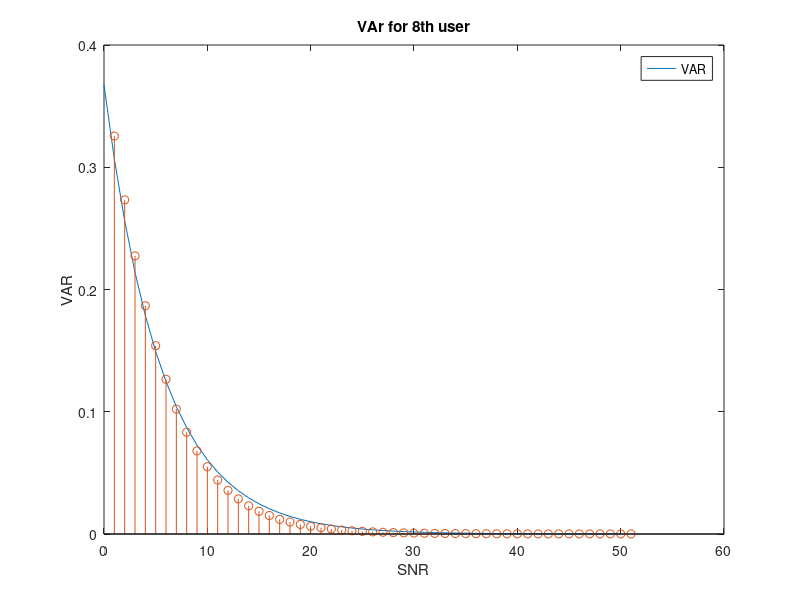

Source code (MATLAB):
clc
clear 
M = 20;     %- Numero total de usuarios
aux_a = (2)*((1/4).^(0:M-1));
a = aux_a/sum(aux_a); %- a Normalizado
P = 1;
alpha = sqrt(a*P);
SNRdB = 0:50;
SNR = 10.^(SNRdB/10);
b=zeros(1,51);
BER=zeros(51,20);
%% Simulacion
NS = 1e5;   %- Numero de simulaciones
xi = rand(NS,M)>0.5;
XT = 2*xi-1;
XT = alpha.*XT;
YT = sum(XT,2);
PNoise = (P)./SNR;
media=zeros(length(SNR),M);
% i=15;
for i = 1:length(SNR)%SNR
    XHAT = zeros(NS,1);
    for k = 1:M%ususarios
        N = wgn(NS,1,10*log10(PNoise(i)));
        RT = YT+N-sum(XHAT,2);
        xhat = RT>0;
        XHAT(:,k) = alpha(k)*(2*xhat-1);
        media(i,k)=mean(XHAT(:,k));
        EM(i).N(:,k) = sum(XHAT(:,1:k) - XT(:,1:k),2);
        BER(i,k) = biterr(xi(:,k),xhat)/NS;
    end
end
%%
mean(media(20,:))
% stem(media(1,12))
%%
clc;% close all;
% S =19;%SNRb
I =8;%User
for S=1:length(SNR)
    % histogram(EM(N).N(:,I))
    b(S)=var(EM(S).N(:,I));%% simulated VAR
end
% g=a(1);
% for k=2:I
%     g=g-a(k);
% end
p=0.3109+0.4512./(1:M);
f=p(I)*exp(-0.18.*SNRdB);%user 11
% f=0.75*exp(-0.115.*SNRdB);%user 11
% f=0.6*exp(-0.115.*SNRdB);%user 22
% f=0.50*exp(-0.14.*SNRdB);%user 33
% f=0.50*exp(-0.18.*SNRdB);%user 44
% f=0.42*exp(-0.18.*SNRdB);%user 55
% f=0.39*exp(-0.19.*SNRdB);%user 66

% f=exp(-0.271-0.114.*SNRdB);%user 1
% f=exp(-0.558-0.115.*SNRdB);%user 2
% f=exp(-0.965-0.118.*SNRdB);%user 3
% f=exp(-1.260-0.127.*SNRdB);%user 4
% f=exp(-1.401-0.141.*SNRdB);%user 5
% f=exp(-1.397-0.157.*SNRdB);%user 6
% hold off
plot(SNRdB,f),hold on;
stem(b),hold off;
xlabel('SNR')
title(['VAr for ',num2str(I),'th user'])
ylabel('VAR')
legend('VAR')